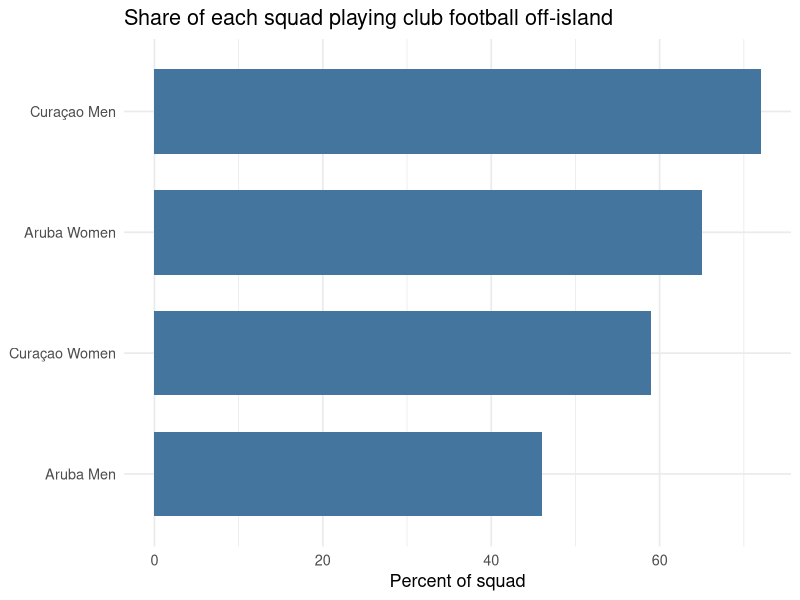

Here is the R script that generated this plot:
## ---- chunk 1
library(tidyverse)
squad <- read_csv("data/blue_wave_squad.csv")
## ---- chunk 2
squad <- read_csv("data/blue_wave_squad.csv") |>
  mutate(
    island = if_else(str_starts(team_code, "CUW"), "Curaçao", "Aruba"),
    gender = if_else(str_ends(team_code, "M"), "Men", "Women"),
    based_abroad = !(club_country %in% c("CUW", "ABW", "X"))
  )

squad_summary <- squad |>
  group_by(island, gender) |>
  summarise(
    players    = n(),
    abroad     = sum(based_abroad),
    pct_abroad = round(100 * mean(based_abroad)),
    in_nld     = sum(club_country == "NLD"),
    .groups = "drop"
  ) |>
  arrange(desc(pct_abroad))

knitr::kable(squad_summary, col.names = c(
  "Island", "Squad", "Players", "Abroad", "% abroad", "In Netherlands"
))
## ---- chunk 3
ggplot(squad_summary, aes(x = reorder(paste(island, gender), pct_abroad),
                          y = pct_abroad)) +
  geom_col(fill = "#44759e", width = 0.7) +
  coord_flip() +
  labs(
    title = "Share of each squad playing club football off-island",
    x = NULL,
    y = "Percent of squad"
  ) +
  theme_minimal(base_size = 13)
## ---- chunk 4
most  <- squad_summary |> slice_max(pct_abroad, n = 1)
least <- squad_summary |> slice_min(pct_abroad, n = 1)
